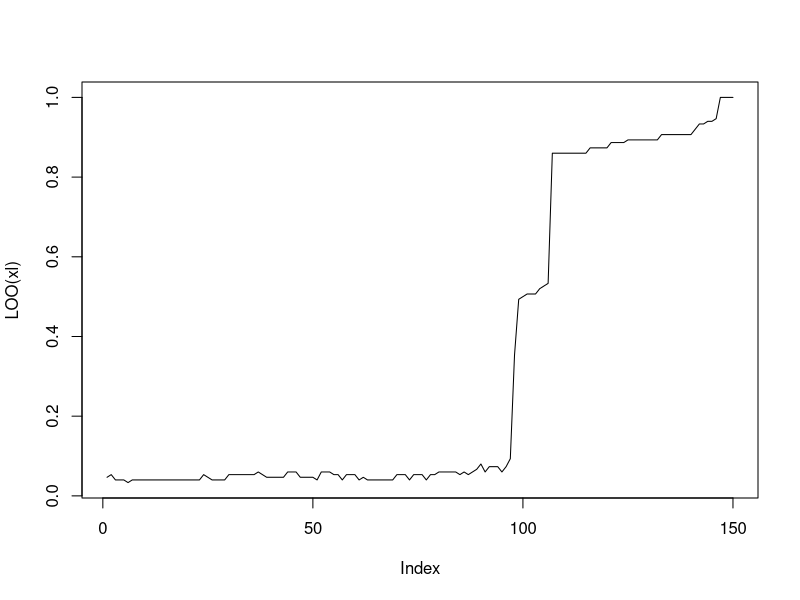

Source code (R):
euclDistance = function(u,v){
  sqrt(sum((u-v)^2))
}

sortObjectsByDist = function(xl,z, metricFunction = euclDistance){
  l = dim(xl)[1]       #число элементов в выборке
  n = dim(xl)[2] - 1   #число признаков объекта

  distances = matrix(NA, l, 2) #матрица расстояний
  
  for(i in 1:l){
    distances[i, ] = c(i, metricFunction(xl[i, 1:n], z))
  }
  orderedXl = xl[order(distances[, 2]), ]
  return (orderedXl)
}

kNN = function(k,orderedXl){
  n = dim(orderedXl)[2] - 1
  classes = orderedXl[1:k, n+1]
  counts = table(classes)
  class = names(which.max(counts))
  return (class)
}

LOO = function(xl){
  l = dim(xl)[1]
  n = dim(xl)[2]-1
  err = array(0, 150)
  
  for(j in 1:l){
    orderedXl = sortObjectsByDist(xl[-j,], c(xl[j, 1:2]))
    for(i in 1:l){
      class = kNN(i, orderedXl)
      if(class != xl[j, 3]){
        err[i] = err[i] + 1/l
      }
    }
  }
  return(err)
}
xl=iris[,3:5]
plot(LOO(xl), pch=21, type="l")
print(which.min(LOO(xl)))